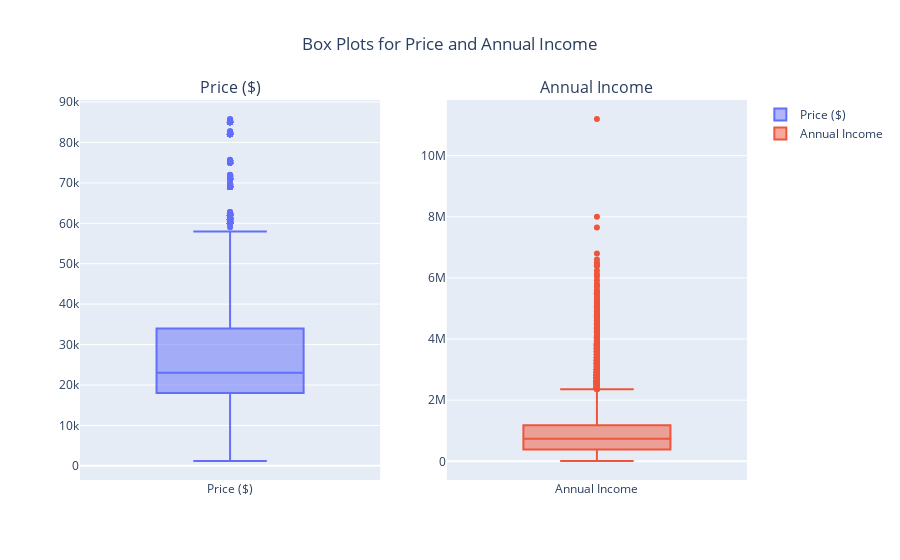

The cell this chart's notebook holds for it:
### Code cell
# Box Plots for Price and Annual Income
fig = make_subplots(rows=1, cols=2, subplot_titles=("Price ($)", "Annual Income"))

fig.add_trace(go.Box(y=df_encoded['Price ($)'], name='Price ($)'), row=1, col=1)
fig.add_trace(go.Box(y=df_encoded['Annual Income'], name='Annual Income'), row=1, col=2)

fig.update_layout(title_text="Box Plots for Price and Annual Income", title_x=0.5)
fig.show()

### Figure 1 — Plotly figure (JSON) as saved in the notebook; plotly's stock layout.template omitted (floating-point values rounded to 4 significant figures; data arrays with more than 128 entries replaced by an {"elided": "..."} marker saying what was removed)
{"data": [{"name": "Price ($)", "type": "box", "xaxis": "x", "y": {"elided": "23906 int values"}, "yaxis": "y"}, {"name": "Annual Income", "type": "box", "xaxis": "x2", "y": {"elided": "23906 int values"}, "yaxis": "y2"}], "layout": {"annotations": [{"font": {"size": 16}, "showarrow": false, "text": "Price ($)", "x": 0.225, "xanchor": "center", "xref": "paper", "y": 1, "yanchor": "bottom", "yref": "paper"}, {"font": {"size": 16}, "showarrow": false, "text": "Annual Income", "x": 0.775, "xanchor": "center", "xref": "paper", "y": 1, "yanchor": "bottom", "yref": "paper"}], "title": {"text": "Box Plots for Price and Annual Income", "x": 0.5}, "xaxis": {"anchor": "y", "domain": [0, 0.45]}, "xaxis2": {"anchor": "y2", "domain": [0.55, 1]}, "yaxis": {"anchor": "x", "domain": [0, 1]}, "yaxis2": {"anchor": "x2", "domain": [0, 1]}}}
